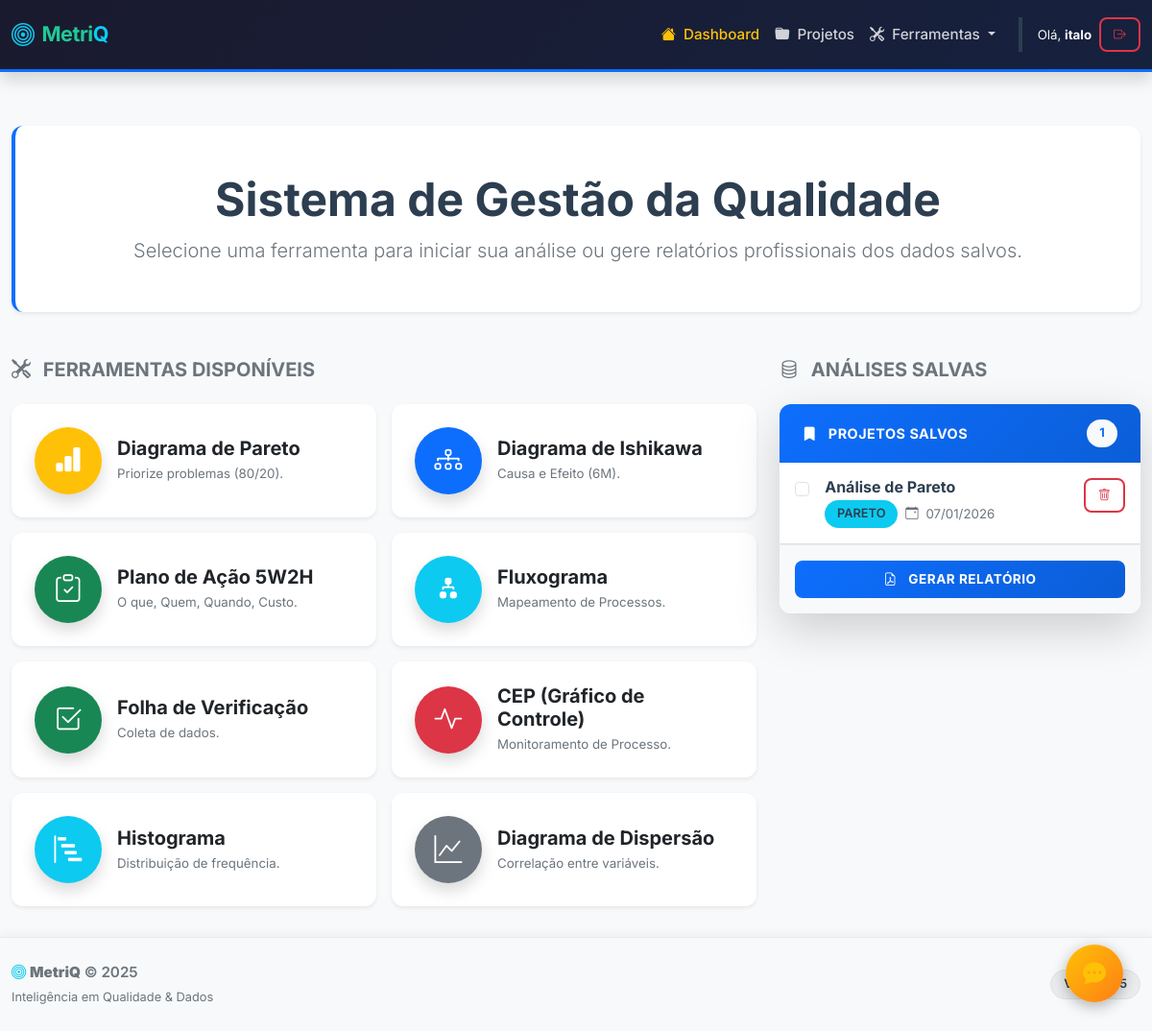
Page / (signed in) on the earlier database version.
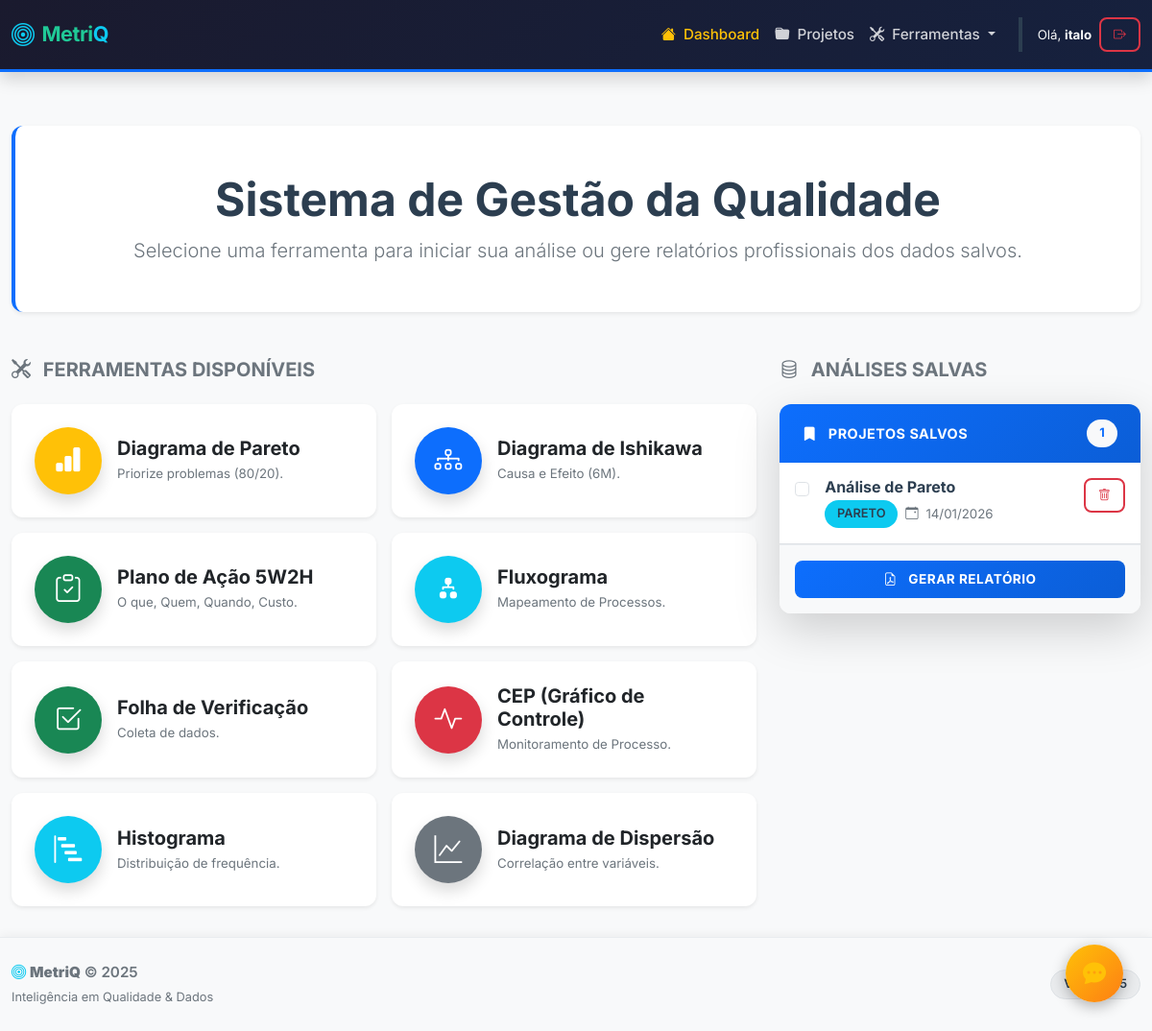
Same page on the later database version.
### qualidade_flask/models.py (models this page shows, shortened)
class User(UserMixin, db.Model):
    id = db.Column(db.Integer, primary_key=True)
    username = db.Column(db.String(100), unique=True, nullable=False)
    password = db.Column(db.String(255), nullable=False)
    analises = db.relationship('Analise', backref='dono', lazy=True)

class Analise(db.Model):
    id = db.Column(db.Integer, primary_key=True)
    tipo = db.Column(db.String(50))   # Ex: 'pareto', 'ishikawa'
    titulo = db.Column(db.String(100))
    dados = db.Column(db.JSON)        # Salva o JSON completo (com gráfico e tudo)
    data_criacao = db.Column(db.DateTime, default=datetime.now)
    user_id = db.Column(db.Integer, db.ForeignKey('user.id'), nullable=False)

### qualidade_flask/blueprints/main.py (the view)
@main.route('/')
@login_required
def index():
    analises = Analise.query.filter_by(user_id=current_user.id).order_by(Analise.data_criacao.desc()).all()
    ferramentas = [
        {'slug': 'pareto', 'nome': 'Diagrama de Pareto', 'desc': 'Priorize problemas (80/20).', 'icon': 'bi-bar-chart-fill', 'cor': 'warning'},
        {'slug': 'ishikawa', 'nome': 'Diagrama de Ishikawa', 'desc': 'Causa e Efeito (6M).', 'icon': 'bi-diagram-3', 'cor': 'primary'},
        {'slug': '5w2h', 'nome': 'Plano de Ação 5W2H', 'desc': 'O que, Quem, Quando, Custo.', 'icon': 'bi-clipboard-check', 'cor': 'success'},
        {'slug': 'fluxograma', 'nome': 'Fluxograma', 'desc': 'Mapeamento de Processos.', 'icon': 'bi-diagram-2-fill', 'cor': 'info'},
        {'slug': 'folha_verificacao', 'nome': 'Folha de Verificação', 'desc': 'Coleta de dados.', 'icon': 'bi-check2-square', 'cor': 'success'},
        {'slug': 'cep', 'nome': 'CEP (Gráfico de Controle)', 'desc': 'Monitoramento de Processo.', 'icon': 'bi-activity', 'cor': 'danger'},
        {'slug': 'histograma', 'nome': 'Histograma', 'desc': 'Distribuição de frequência.', 'icon': 'bi-bar-chart-steps', 'cor': 'info'},
        {'slug': 'dispersao', 'nome': 'Diagrama de Dispersão', 'desc': 'Correlação entre variáveis.', 'icon': 'bi-graph-up', 'cor': 'secondary'}
    ]
    return render_template('index.html', ferramentas=ferramentas, analises=analises, user=current_user)

### qualidade_flask/templates/index.html (shortened to what this page needs)
{% extends 'base.html' %}
{% block content %}
<div class="row mb-5">
    <div class="col-12">
        <div class="card border-0 shadow-sm bg-white border-start border-5 border-primary">
            <div class="card-body py-5 text-center">
                <h1 class="display-5 fw-bold text-dark mb-2">
                    Sistema de Gestão da Qualidade
                </h1>
                <p class="lead text-muted mb-0">
                    Selecione uma ferramenta para iniciar sua análise ou gere relatórios profissionais dos dados salvos.
                </p>
            </div>
        </div>
    </div>
</div>
<div class="row g-4">
    <div class="col-lg-8 order-lg-1">
        <h5 class="text-muted mb-4 fw-bold text-uppercase">
            <i class="bi bi-tools me-2"></i> Ferramentas Disponíveis
        </h5>
        <div class="row g-3">
            {% for item in ferramentas %}
            <div class="col-md-6">
                <div class="card h-100 border-0 shadow-sm tool-card">
                    <div class="card-body d-flex align-items-center gap-3">
                        <div class="rounded-circle bg-{{ item.cor }} text-white d-flex align-items-center justify-content-center flex-shrink-0" style="width: 70px; height: 70px; font-size: 1.8rem;">
                            <i class="bi {{ item.icon }}"></i>
                        </div>
                        <div class="flex-grow-1">
                            <h5 class="card-title fw-bold mb-1">{{ item.nome }}</h5>
                            <p class="card-text text-muted small mb-0">{{ item.desc }}</p>
                        </div>
                    </div>
                </div>
            </div>
            {% endfor %}
        </div>
    </div>
    <div class="col-lg-4 order-lg-2">
        <h5 class="text-muted mb-4 fw-bold text-uppercase">
            <i class="bi bi-database me-2"></i> Análises Salvas
        </h5>
        <div class="card shadow-lg border-0 ">
            <div class="card-header bg-primary text-white d-flex justify-content-between align-items-center">
                <span class="fw-bold">
                    <i class="bi bi-bookmark-fill me-2"></i> Projetos Salvos
                </span>
                <span class="badge bg-light text-primary fw-bold">{{ analises|length }}</span>
            </div>
            <div class="card-body p-0">
                <form action="/relatorio" method="POST" target="_blank" id="formRelatorio">
                    <div class="list-group list-group-flush" style="max-height: 500px; overflow-y: auto;">
                        {% if analises %}
                            {% for item in analises %}
                            <label class="list-group-item list-group-item-action d-flex gap-3 align-items-start py-3 px-3 border-bottom">
                                <input class="form-check-input flex-shrink-0 mt-1" type="checkbox" name="analise_id" value="{{ item.id }}">
                                <div class="d-flex w-100 justify-content-between align-items-start">
                                    <div class="flex-grow-1">
                                        <h6 class="mb-1 fw-bold text-dark">{{ item.titulo }}</h6>
                                        <div class="d-flex gap-2 align-items-center">
                                            <span class="badge bg-info text-dark small">{{ item.tipo|upper }}</span>
                                            <small class="text-muted">
                                                <i class="bi bi-calendar-event me-1"></i>
                                                {{ item.data_criacao.strftime('%d/%m/%Y') }}
                                            </small>
                                        </div>
                                    </div>
                                    <button type="button" class="btn btn-sm btn-outline-danger"
                                            data-id="{{ item.id }}"
                                            onclick="deletarAnalise(this, event)"
                                            title="Excluir análise">
                                        <i class="bi bi-trash"></i>
                                    </button>
                                </div>
                            </label>
                            {% endfor %}
                        {% else %}
                            <div class="p-5 text-center text-muted">
                                <i class="bi bi-inbox fs-3 mb-2 d-block"></i>
                                <p class="small mb-0">Nenhuma análise salva ainda.</p>
                                <small>Use as ferramentas ao lado e clique em "Salvar".</small>
                            </div>
                        {% endif %}
                    </div>
                    <div class="p-3 border-top bg-light">
                        <button type="submit" class="btn btn-primary w-100 fw-bold"
                                {% if not analises %}disabled{% endif %}>
                            <i class="bi bi-file-earmark-pdf me-2"></i> Gerar Relatório
                        </button>
                    </div>
                </form>
            </div>
        </div>
    </div>
</div>
{% endblock %}

### qualidade_flask/templates/base.html (shortened to what this page needs)
<!DOCTYPE html>
<html lang="pt-br">
<head>
    <link href="https://cdn.jsdelivr.net/npm/bootstrap@5.3.0/dist/css/bootstrap.min.css" rel="stylesheet">
    <link rel="stylesheet" href="https://cdn.jsdelivr.net/npm/bootstrap-icons@1.10.5/font/bootstrap-icons.css">
    <link rel="stylesheet" href="{{ url_for('static', filename='css/style.css') }}">
</head>
<body class="d-flex flex-column min-vh-100">
    <nav class="navbar navbar-expand-lg navbar-dark bg-dark d-print-none">
        <div class="container">
            <a class="navbar-brand fw-bold d-flex align-items-center brand-text" href="/">
                <i class="bi bi-bullseye me-2 fs-4 text-info"></i>
                <span>Metri<span class="text-info">Q</span></span>
            </a>
            <div class="collapse navbar-collapse" id="navbarNav">
                <ul class="navbar-nav ms-auto align-items-center">
                    <li class="nav-item">
                        <a class="nav-link {{ 'active' if request.endpoint == 'main.index' }}" href="/">
                            <i class="bi bi-house-fill me-1"></i> Dashboard
                        </a>
                    </li>
                    <li class="nav-item">
                        <a class="nav-link {{ 'active' if request.endpoint == 'projects.lista_projetos' }}" href="/projetos">
                            <i class="bi bi-folder-fill me-1"></i> Projetos
                        </a>
                    </li>
                    <li class="nav-item dropdown">
                        <a class="nav-link dropdown-toggle" href="#" role="button" data-bs-toggle="dropdown" aria-expanded="false">
                            <i class="bi bi-tools me-1"></i> Ferramentas
                        </a>
                    </li>
                    {% if current_user.is_authenticated %}
                        <li class="nav-item ms-lg-3 border-start border-secondary ps-lg-3 mt-2 mt-lg-0">
                            <div class="d-flex align-items-center gap-2">
                                <span class="text-light small">Olá, <strong>{{ current_user.username }}</strong></span>
                                <a href="/logout" class="btn btn-sm btn-outline-danger" title="Sair">
                                    <i class="bi bi-box-arrow-right"></i>
                                </a>
                            </div>
                        </li>
                    {% endif %}
                </ul>
            </div>
        </div>
    </nav>
    <main class="flex-grow-1">
        <div class="container mt-4">
            {% block content %}{% endblock %}
        </div>
    </main>
    <footer class="d-print-none bg-light border-top py-4 mt-auto">
        <div class="container">
            <div class="row align-items-center">
                <div class="col-md-6 text-center text-md-start">
                    <p class="mb-0 text-muted">
                        <i class="bi bi-bullseye text-info"></i>
                        <strong>MetriQ</strong> &copy; 2025
                    </p>
                    <small class="text-muted" style="font-size: 0.8rem;">Inteligência em Qualidade & Dados</small>
                </div>
                <div class="col-md-6 text-md-end text-center mt-2 mt-md-0">
                    <span class="badge bg-secondary bg-opacity-10 text-dark border">Versão 5.5</span>
                </div>
            </div>
        </div>
    </footer>
    <a id="btnFeedback" href="https://docs.google.com/forms/d/e/1FAIpQLSc6ZJWx9LMAzcBPMMdcK3FHIyoWjjz7ik7XjiTRzf5Kar_DFA/viewform?usp=sharing&ouid=112551274773752880388" target="_blank" title="Deixe seu Feedback" class="text-decoration-none">
    <i class="bi bi-chat-dots-fill text-warning fs-4"></i>
    </a>
</body>
</html>

### qualidade_flask/static/css/style.css (style rules this page uses)
:root { --primary: #0d6efd; --secondary: #6c757d; --success: #198754; --danger: #dc3545; --warning: #ffc107; --info: #0dcaf0; --light: #f8f9fa; --dark: #212529; --shadow-sm: 0 0.125rem 0.25rem rgba(0, 0, 0, 0.075); --shadow: 0 0.5rem 1rem rgba(0, 0, 0, 0.15); --shadow-lg: 0 1rem 3rem rgba(0, 0, 0, 0.175); --transition: all 0.3s cubic-bezier(0.4, 0, 0.2, 1); }
* { margin: 0; padding: 0; box-sizing: border-box; }
html, body { height: 100%; }
body { font-family: 'Inter', 'Segoe UI', Roboto, Helvetica, Arial, sans-serif; font-size: 0.95rem; line-height: 1.6; color: #2c3e50; background: #f8f9fa; min-height: 100vh; display: flex; flex-direction: column; }
.navbar { background: linear-gradient(135deg, #1a1a2e 0%, #16213e 100%); box-shadow: var(--shadow); border-bottom: 3px solid var(--primary); padding: 1rem 0; }
.navbar-brand { font-weight: 700; font-size: 1.4rem; letter-spacing: 0.5px; color: white !important; transition: var(--transition); }
.navbar-dark .navbar-nav .nav-link { color: rgba(255, 255, 255, 0.8) !important; transition: var(--transition); font-weight: 500; }
.navbar-dark .navbar-nav .nav-link:hover, .navbar-dark .navbar-nav .nav-link.active { color: #ffc107 !important; }
main { flex: 1; padding: 2rem 0; }
.container { max-width: 1200px; }
.card { border: none; border-radius: 12px; box-shadow: var(--shadow); transition: var(--transition); overflow: hidden; background: white; }
.card-header { background: linear-gradient(135deg, #667eea 0%, #764ba2 100%); color: white; border: none; font-weight: 600; padding: 1rem 1.5rem; text-transform: uppercase; font-size: 0.9rem; letter-spacing: 0.5px; }
.card-header.bg-primary { background: linear-gradient(135deg, #0d6efd 0%, #0b5ed7 100%) !important; }
.card-body { padding: 1.5rem; }
.tool-card { cursor: pointer; position: relative; overflow: hidden; }
.tool-card::before { content: ''; position: absolute; top: 0; left: -100%; width: 100%; height: 100%; background: linear-gradient(90deg, transparent, rgba(255, 255, 255, 0.2), transparent); transition: left 0.5s; }
.tool-card .rounded-circle { min-width: 60px; min-height: 60px; display: flex; align-items: center; justify-content: center; font-size: 1.8rem; box-shadow: var(--shadow); }
.btn { border: none; border-radius: 8px; font-weight: 600; padding: 0.6rem 1.2rem; transition: var(--transition); text-transform: uppercase; font-size: 0.85rem; letter-spacing: 0.5px; }
.btn-primary { background: linear-gradient(135deg, #0d6efd 0%, #0b5ed7 100%); color: white; }
.btn-outline-danger { color: #dc3545; border: 2px solid #dc3545; }
.btn-sm { padding: 0.4rem 0.8rem; font-size: 0.8rem; }
.badge { padding: 0.5rem 0.8rem; border-radius: 20px; font-weight: 600; font-size: 0.8rem; }
footer { background: white; border-top: 2px solid #e9ecef; padding: 2rem 0; margin-top: auto; box-shadow: 0 -2px 10px rgba(0, 0, 0, 0.05); }
footer p { font-weight: 600; color: #2c3e50; }
footer small { color: #6c757d; }
.text-muted { color: #6c757d !important; }
.text-dark { color: #2c3e50 !important; }
.bg-light { background: #f8f9fa !important; }
.bg-white { background: white !important; }
.shadow-sm { box-shadow: var(--shadow-sm) !important; }
.shadow-lg { box-shadow: var(--shadow-lg) !important; }
.rounded-circle { border-radius: 50%; }
.border-start { border-left: 4px solid !important; }
.border-primary { border-color: var(--primary) !important; }
.border-top { border-top: 1px solid #e9ecef !important; }
:root { --brand-color: #6610f2; --brand-dark: #4d0cba; --brand-accent: #20c997; --sidebar-bg: #0f172a; }
.brand-text { font-family: 'Inter', sans-serif; font-size: 24px; font-weight: 800; color: white; letter-spacing: -0.5px; line-height: 1; }
.brand-text span { color: var(--brand-accent); }
#btnFeedback { position: fixed; bottom: 30px; right: 30px; width: 60px; height: 60px; background: linear-gradient(135deg, #ffc107 0%, #fd7e14 100%); color: white; border-radius: 50%; font-size: 24px; text-decoration: none; box-shadow: 0 4px 15px rgba(0,0,0,0.3); z-index: 1050; transition: transform 0.3s, box-shadow 0.3s; display: flex; align-items: center; justify-content: center; }

### qualidade_flask/templates/base.html (style rules this page uses)
body { font-family: 'Inter', sans-serif; }
.brand-text { letter-spacing: -0.5px; font-size: 1.35rem; }

Differences in the rows shown:
changed Analise "Análise de Pareto": data_criacao "07/01/2026" → "14/01/2026"
